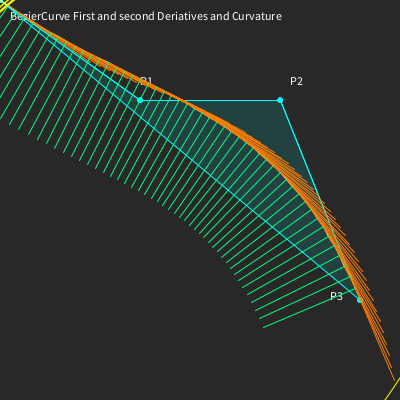
Frame 1 (no input)
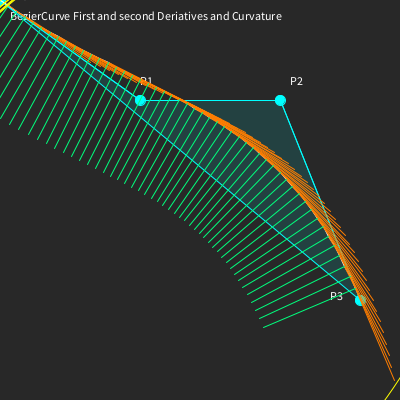
Frame 60 (the mouse pressed at the canvas centre just before this capture)
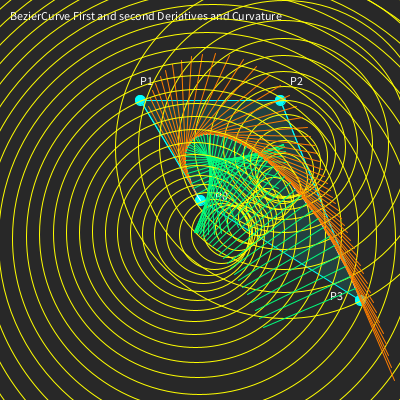
Frame 120 (the mouse held since frame 60 and released just before this capture)

The Processing sketch that drew these frames (run headless with seeded random() and noise(); from frame 60 on, the mouse is pressed at the canvas centre):

// Processing sketch: sketch_5_0
// ── sketch_5_0.pde
class BezierCurve {
  
  PVector P0, P1, P2, P3;
  PVector[] R;
  PVector[] D1;
  PVector[] D2;
  PVector[] e1;
  PVector[] e2;
  float[] K;
  int tn;
  
  BezierCurve() {
    P0 = new PVector(); P0.x =  20; P0.y = 300;
    P1 = new PVector(); P1.x = 140; P1.y = 100;
    P2 = new PVector(); P2.x = 280; P2.y = 100;
    P3 = new PVector(); P3.x = 360; P3.y = 300;
    
    tn = 50;
    R  = new PVector[tn];
    D1 = new PVector[tn];
    D2 = new PVector[tn];
    e1 = new PVector[tn];
    e2 = new PVector[tn];
    K  = new float[tn];
  }
  
  void draw() {
    
    int   i, tt;
    float t=0.0;
    float ts = (float)1 / tn;
    float B30t, B31t, B32t, B33t;

    stroke(0, 255, 255);
    fill(0, 255, 255, 30);
    quad(P0.x, P0.y, P1.x, P1.y, P2.x, P2.y, P3.x, P3.y);
    line(P0.x, P0.y, P1.x, P1.y);
    line(P1.x, P1.y, P2.x, P2.y);
    line(P2.x, P2.y, P3.x, P3.y);
    
    fill(0, 255, 255);
    ellipse(P0.x, P0.y, 5, 5);
    ellipse(P1.x, P1.y, 5, 5);
    ellipse(P2.x, P2.y, 5, 5);
    ellipse(P3.x, P3.y, 5, 5);
    
    // text control points 
    fill(255, 255, 255);
    text("P0", P0.x+15, P0.y   ); // p0
    text("P1", P1.x,    P1.y-15); // p1
    text("P2", P2.x+10, P2.y-15); // p2
    text("P3", P3.x-30, P3.y   ); // p3    
    
    noFill();
    stroke(255, 255, 255);
    
    for(tt = 0; tt < tn ; tt+=1) {
        B30t =     (1-t)*(1-t)*(1-t)        ; 
        B31t = 3 * (1-t)*(1-t)       *t     ;
        B32t = 3 * (1-t)             *t*t   ; 
        B33t =                        t*t*t ;
        R[tt] = new PVector();
        R[tt].x = B30t*P0.x + B31t*P1.x + B32t*P2.x + B33t*P3.x;
        R[tt].y = B30t*P0.y + B31t*P1.y + B32t*P2.y + B33t*P3.y;      
      if (tt != 0) line(R[tt-1].x, R[tt-1].y, R[tt].x, R[tt].y);
      t = t + ts;
    }
    
    PVector Q0, Q1, Q2;
    Q0=new PVector(); Q0.x=3*(P1.x-P0.x); Q0.y=3*(P1.y-P0.y);
    Q1=new PVector(); Q1.x=3*(P2.x-P1.x); Q1.y=3*(P2.y-P1.y);
    Q2=new PVector(); Q2.x=3*(P3.x-P2.x); Q2.y=3*(P3.y-P2.y);

    PVector W0, W1;
    W0=new PVector(); W0.x=(3-1)*(Q1.x-Q0.x); W0.y=(3-1)*(Q1.y-Q0.y);
    W1=new PVector(); W1.x=(3-1)*(Q2.x-Q1.x); W1.y=(3-1)*(Q2.y-Q1.y);

    float B20t, B21t, B22t; 
    float B10t, B11t;
    PVector temp = new PVector();
        
    t=0;
    for(tt=0;tt<tn;tt=tt+1) {
      B20t =     (1-t)*(1-t)    ; 
      B21t = 2 *       (1-t)  *t;
      B22t =                 t*t;  
    
      B10t = 1-t;
      B11t =   t;  
      
      // First Derivate D1
      D1[tt]=new PVector();
      D1[tt].x=B20t*Q0.x + B21t*Q1.x + B22t*Q2.x;
      D1[tt].y=B20t*Q0.y + B21t*Q1.y + B22t*Q2.y;    
    
      // Second Derivate D2
      D2[tt]=new PVector();
      D2[tt].x=B10t*W0.x + B11t*W1.x;
      D2[tt].y=B10t*W0.y + B11t*W1.y;
            
      // Basis Vector e1
      e1[tt]=new PVector();
      e1[tt].x=D1[tt].x; e1[tt].y=D1[tt].y;
      e1[tt].normalize();
      
      // draw tangent vector
      temp.x=e1[tt].x; temp.y=e1[tt].y; temp.mult(100);
      stroke(255, 125, 0);
      if(tt!=0)line(R[tt].x, R[tt].y, R[tt].x+temp.x, R[tt].y+temp.y);
      
      // Basis Vector e2
      e2[tt] = new PVector();
      e2[tt].x = e1[tt].x; 
      e2[tt].y = e1[tt].y;
      e2[tt].rotate(HALF_PI);
      
      // draw normal vector
      temp.x = e2[tt].x; 
      temp.y = e2[tt].y; 
      temp.mult(100);
      stroke(0, 255, 125);
      if(tt!=0)line(R[tt].x, R[tt].y, R[tt].x+temp.x, R[tt].y+temp.y);
      
      // Curvature K
      K[tt] = (D1[tt].x*D2[tt].y - D2[tt].x*D1[tt].y)/
            (sqrt(D1[tt].x*D1[tt].x + D1[tt].y*D1[tt].y)*
              (D1[tt].x*D1[tt].x + D1[tt].y*D1[tt].y));
      
      // Circule of Curvature 
      stroke(255, 255, 0);
      ellipseMode(RADIUS);
      temp.x = e2[tt].x; 
      temp.y = e2[tt].y;
      float KR = (float)1/K[tt];
      
      float a = temp.x-((1+D1[tt].x*D1[tt].x)*D1[tt].x)/D2[tt].x;
      float b = R[tt].x+(1+D1[tt].x*D1[tt].x)/D2[tt].x;
      
      temp.mult(100);
      //ellipse(a, b, KR, KR);
      ellipse(R[tt].x + temp.x, R[tt].y + temp.y, KR, KR);
      
      t=t+ts;   
    } 
  }
}

BezierCurve b0;
void setup() {
  size(400, 400);
  b0 = new BezierCurve();
}

void draw() {
  background(40);
  
  text("BezierCurve First and second Deriatives and Curvature", 10, 20);
  
  b0.P0.x = mouseX; b0.P0.y = mouseY;
  
  b0.draw();
}
